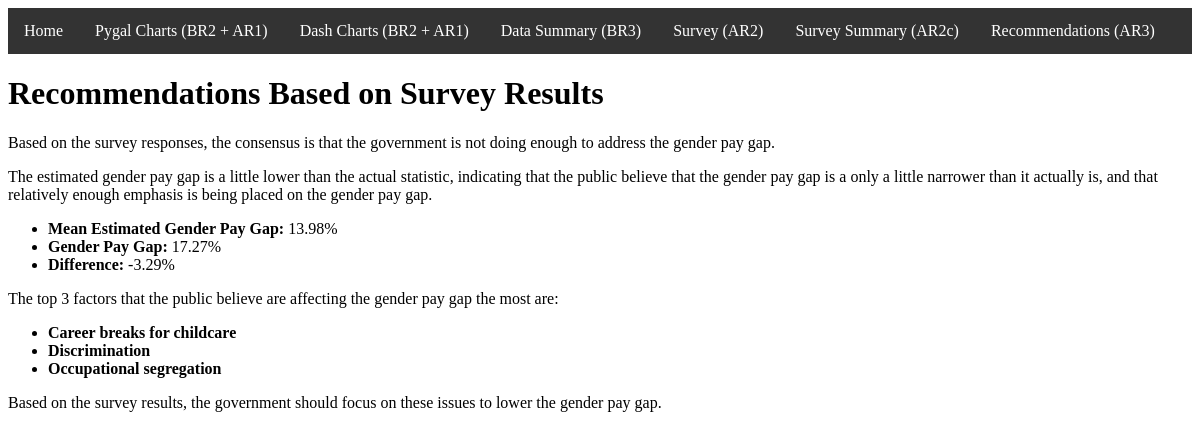
Page /recommendations on the committed database.
### tables this page shows
CREATE TABLE responses (
            id INTEGER PRIMARY KEY AUTOINCREMENT,
            sector TEXT,
            factors TEXT,
            payGap REAL,
            gov BOOLEAN
        );

### app.py (the view)
@server.route('/recommendations')
def recommendations():
    with sqlite3.connect('survey.db') as conn:
        cursor = conn.cursor()
        cursor.execute("SELECT * FROM responses")
        responses = cursor.fetchall()
    df = pd.DataFrame(responses, columns=['id', 'sector', 'factors', 'payGap', 'gov'])
    df['gov'] = df['gov'].astype(bool)
    if df.empty:
        return render_template('recommendations.html', message="No responses available to make recommendations.")
    payGapMean = df['payGap'].astype(float).mean() if not df['payGap'].empty else 0.0
    totalResponses = len(df)
    yesCount = (df['gov'] == 1).sum()
    noCount = (df['gov'] == 0).sum()
    yesPercentage = round((yesCount / totalResponses) * 100, 2) if totalResponses > 0 else 0
    noPercentage = round((noCount / totalResponses) * 100, 2) if totalResponses > 0 else 0
    if yesPercentage > 50:
        consensusMessage = "Based on the survey responses, the consensus is that the government is doing enough to address the gender pay gap."
    elif noPercentage > 50:
        consensusMessage = "Based on the survey responses, the consensus is that the government is not doing enough to address the gender pay gap."
    else:
        consensusMessage = "Based on the survey responses, there is no clear consensus on whether the government is doing enough to address the gender pay gap."
    actualPayGap = 17.27  # From the genderPayGap csv as the statistic for gender pay gap for All NACE Rev 2 Sectors in 2023
    percentageDifference = (payGapMean - actualPayGap)
    if percentageDifference >= 10:
        estimationMessage = "The estimated gender pay gap is significantly higher than the actual statistic, indicating that the public believe " \
        "that the gender pay gap is much wider than it actually is, and that perhaps too much emphasis is being placed on the gender pay gap."
    elif percentageDifference <= -10:
        estimationMessage = "The estimated gender pay gap is significantly lower than the actual statistic, indicating that the public believe " \
        "that the gender pay gap is much narrower than it actually is, and that perhaps not enough emphasis is being placed on the gender pay gap."
    elif percentageDifference >= 5:
        estimationMessage = "The estimated gender pay gap is somewhat higher than the actual statistic, indicating that the public believe " \
        "that the gender pay gap is wider than it actually is, and that perhaps a bit more emphasis is being placed on the gender pay gap than " \
        "is needed."
    elif percentageDifference <= -5:
        estimationMessage = "The estimated gender pay gap is somewhat lower than the actual statistic, indicating that the public believe " \
        "that the gender pay gap is narrower than it actually is, and that perhaps a bit less emphasis is being placed on the gender pay gap " \
        "than is needed."
    elif percentageDifference >  2.5:
        estimationMessage = "The estimated gender pay gap is a little higher than the actual statistic, indicating that the public believe " \
        "that the gender pay gap is a only a little wider than it actually is, and that relatively enough emphasis is being placed on the " \
        "gender pay gap."
    elif percentageDifference < -2.5:
        estimationMessage = "The estimated gender pay gap is a little lower than the actual statistic, indicating that the public believe " \
        "that the gender pay gap is a only a little narrower than it actually is, and that relatively enough emphasis is being placed on the " \
        "gender pay gap."
    else:
        estimationMessage = "The estimated gender pay gap is within an acceptable range (2.5%) of the actual statistic, indicating that the public " \
        "have a good understanding of the gender pay gap."
    factorsResponses = [response[2] for response in responses]
    factorsCounter = Counter(factorsResponses)
    modalFactors = [factor for factor, count in factorsCounter.items() if count >= 3]
    topFactors = modalFactors[:3]
    return render_template('recommendations.html',
                           consensusMessage=consensusMessage,
                           estimationMessage=estimationMessage,
                           payGapMean=round(payGapMean, 2),
                           actualPayGap=actualPayGap,
                           percentageDifference=round(percentageDifference, 2),
                           topFactors=topFactors,
                           message=None)

### Artefact/templates/recommendations.html (shortened to what this page needs)
<!DOCTYPE html>
<html lang="en">
<head>
    <link rel="stylesheet" href="{{ url_for('static', filename='styles.css') }}">
</head>
<body>
    {% include 'navbar.html' %}
    <h1>Recommendations Based on Survey Results</h1>
    {% if message %}
        <p>{{ message }}</p>
    {% else %}
        <p>{{ consensusMessage }}</p>
        <p>{{ estimationMessage }}</p>
        <ul>
            <li><strong>Mean Estimated Gender Pay Gap:</strong> {{ payGapMean }}%</li>
            <li><strong> Gender Pay Gap:</strong> {{ actualPayGap }}%</li>
            <li><strong> Difference:</strong> {{ percentageDifference }}%</li>
        </ul>
        <p>The top 3 factors that the public believe are affecting the gender pay gap the most are:</p>
        <ul>
            {% for factor in topFactors %}
                <li><strong>{{ factor }}</strong></li>
            {% endfor %}
        </ul>
        <p>Based on the survey results, the government should focus on these issues to lower the gender pay gap.</p>
    {% endif %}
</body>
</html>

### rows in the picture
responses: factors "Career breaks for childcare"
responses: factors "Discrimination"
responses: factors "Occupational segregation"

### other values in the picture
{{ consensusMessage }} "Based on the survey responses, the consensus is that the government is not doing enough to address the gender pay gap."
{{ payGapMean }} "13.98"
{{ actualPayGap }} "17.27"
{{ percentageDifference }} "-3.29"
